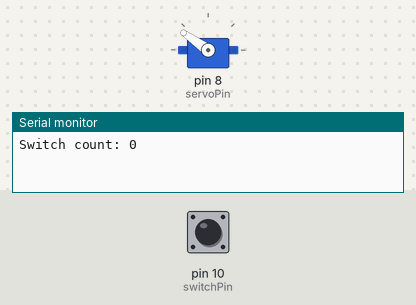
Bench run of a sketch on a simulated Arduino Uno, built with avr-gcc and run on an emulated ATmega328P. Shown: servo, the last lines printed to the serial monitor. The inputs (shaded band) are chosen by the test bench; at power-on: pin 10 (switchPin) HIGH.

Above: at 1.2 s.
1.3 s: pin 10 (switchPin) pulled LOW for 3.2 s
At 2.4 s:
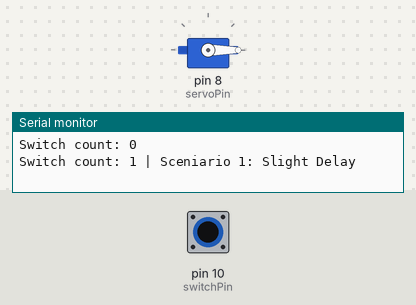
7.4 s: pin 10 (switchPin) pulled LOW for 0.15 s
At 10.2 s:
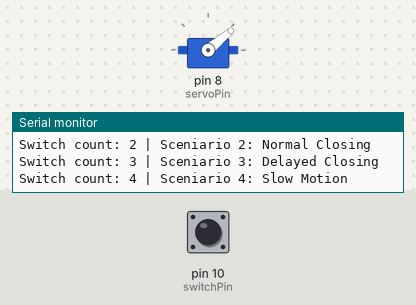
10.4 s: pin 10 (switchPin) pulled LOW for 1 s
13.4 s: pin 10 (switchPin) driven LOW
16.4 s: pin 10 (switchPin) driven HIGH
At 18.2 s:
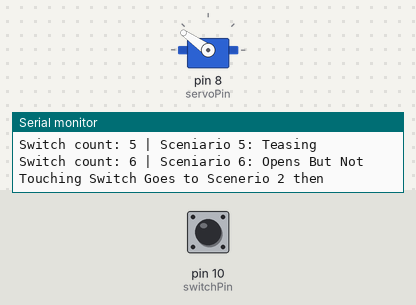
Timing chart, 0 to 19.5 s (numbered marks = the images above; inputs shaded):
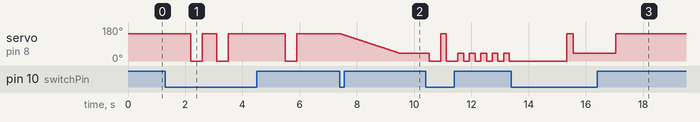

Measured:
- after the input at 1.3 s, servo on pin 8 (servoPin): goes 0° 0.40 s, 145° 0.50 s, 0° 0.40 s, 145° 2.0 s, 0° 0.40 s, then 145°, starting after 0.90 s
- after the input at 7.4 s, servo on pin 8 (servoPin): moves from 145° to 40° over 2.1 s, starting at once
- after the input at 16.4 s, servo on pin 8 (servoPin): goes on until 17.1 s, then stays 145°

The sketch:

Code.ino
```cpp
/*
  This code was written by Vrushit Patel on 2023-02-15
  Last updated 2023-02-15
*/

// Define the positions of the servo
#include <Servo.h>
int pos1 = 145; // Home (hinged lid is closed, hinding the finger)
int pos2 = 0; // Switch off position (hinged lid is open with finger touching the switch)
int pos3 = 40; // Back up, but not all the way home
int pos4 = 23; // Nealy touching the swtich

int i; // Used for slowing servo
int count = 0; // Used for cycling through the preset motion sequences
bool switchState = 0;

int switchPin = 10; // Define the pin for the toggle switch
int servoPin = 8; // Define the pin for the servo data

Servo myServo;

void setup(){
  Serial.begin(9600);
  myServo.attach(servoPin);
  pinMode(switchPin, INPUT);
  myServo.write(pos1);

  Serial.print("Switch count: ");
  Serial.println(count);
}

void loop(){
  switchState = digitalRead(switchPin);

  if(switchState == 0){
  count++;

    // Preset motion sequence #1
    if(count == 1)
    {
      Serial.print("Switch count: ");
      Serial.print(count);
      Serial.println(" | Sceniario 1: Slight Delay");

      delay(900);
      myServo.write(pos2);
      delay(400);
      myServo.write(pos1);
      switchState = 0;
    }

    // Preset motion sequence #2
    if(count == 2 || count == 7 || count == 10)
    {
      Serial.print("Switch count: ");
      Serial.print(count);
      Serial.println(" | Sceniario 2: Normal Closing");

      delay(500);
      myServo.write(pos2);
      delay(400);
      myServo.write(pos1);
      switchState = 0;
    }

    // Preset motion sequence #3
    else if(count == 3){
      Serial.print("Switch count: ");
      Serial.print(count);
      Serial.println(" | Sceniario 3: Delayed Closing");

      delay(2000);
      myServo.write(pos2);
      delay(400);
      myServo.write(pos1);
      switchState = 0;
    }

    // Preset motion sequence #4
    else if(count == 4 || count == 8){
      Serial.print("Switch count: ");
      Serial.print(count);
      Serial.println(" | Sceniario 4: Slow Motion");

      for(i = pos1; i >= pos3; i -= 1){
        // in steps of 1 degree
        myServo.write(i);
        delay(20);
      }
      delay(1000);
      myServo.write(pos2);
      delay(400);
      myServo.write(pos1);
      switchState = 0;
    }

    // Preset motion sequence #5
    else if(count == 5){
      Serial.print("Switch count: ");
      Serial.print(count);
      Serial.println(" | Sceniario 5: Teasing");

      delay(200);
      myServo.write(pos2);
      delay(400);
      myServo.write(pos3);
      delay(200);
      myServo.write(pos2);
      delay(200);
      myServo.write(pos3);
      delay(200);
      myServo.write(pos2);
      delay(200);
      myServo.write(pos3);
      delay(200);
      myServo.write(pos2);
      delay(200);
      myServo.write(pos3);
      delay(200);
      myServo.write(pos2);
      delay(200);
      myServo.write(pos3);
      delay(200);
      myServo.write(pos2);
      delay(2000);
      myServo.write(pos1);
      switchState = 0;
    }

    // Preset motion sequence #6
    else if(count == 6){
      Serial.print("Switch count: ");
      Serial.print(count);
      Serial.println(" | Sceniario 6: Opens But Not Touching Switch Goes to Scenerio 2 then");

      delay(200);
      myServo.write(pos3);
      delay(1500);
      myServo.write(pos1);
      switchState = 0;
    }

    // Preset motion sequence #7
    else if(count == 9){
      Serial.print("Switch count: ");
      Serial.print(count);
      Serial.println(" | Sceniario 7: Touch And Goes Comes Back to Close it");

      myServo.write(pos4);
      delay(2500);
      for(i = pos4; i <= pos1; i += 1){
        // in steps of 1 degree
        myServo.write(i);
        delay(20);
      }
      delay(1000);
      myServo.write(pos2);
      delay(1500);
      myServo.write(pos1);
      switchState = 0;
      count = 0; // reset the whole loop
      Serial.print("Switch count reset to ");
      Serial.println(count);
    }
  }
}
```
